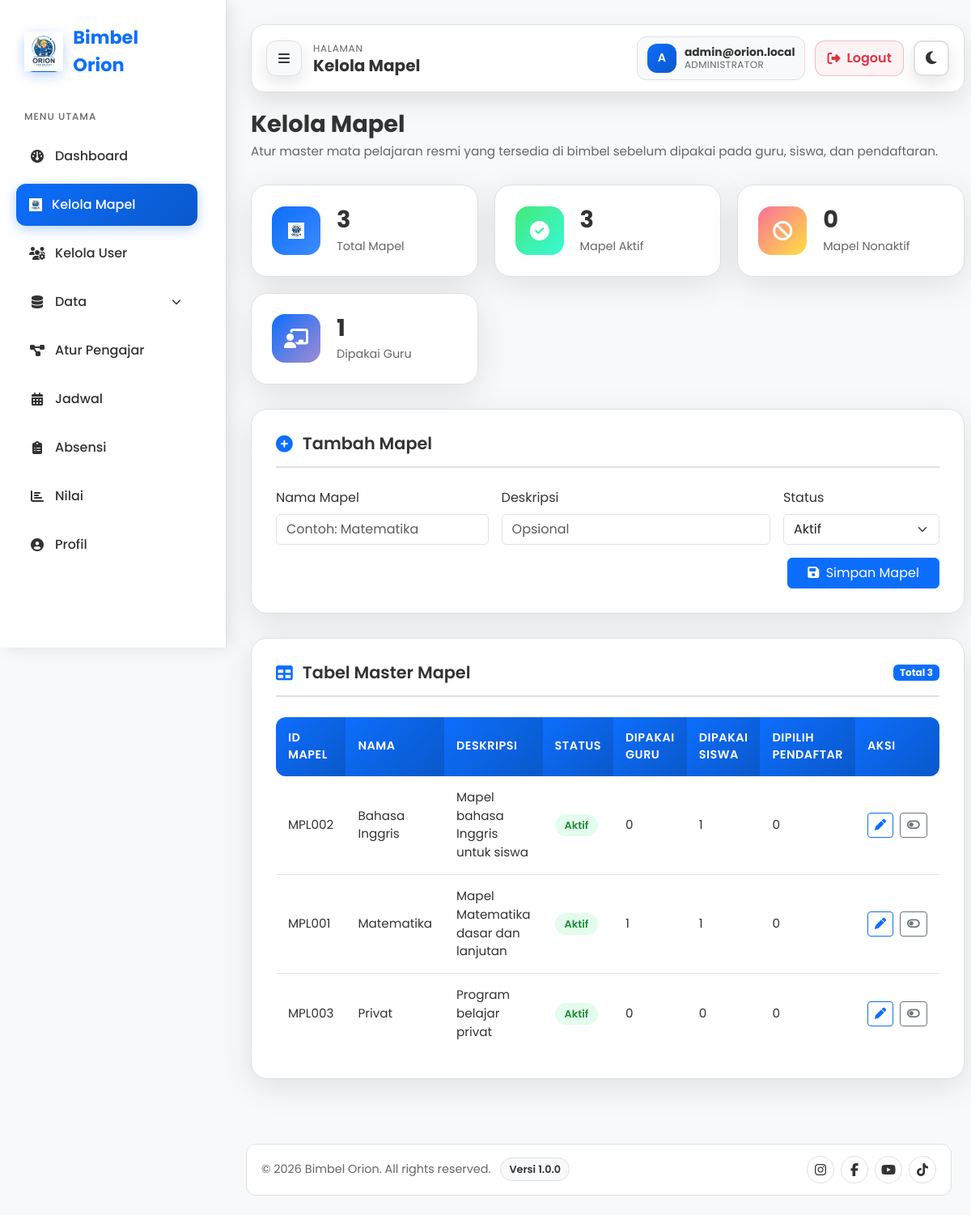
The page /index.php?page=admin-mapel (signed in) on the database its author committed.
### tables this page shows
CREATE TABLE mapel (
  id CHAR(6) NOT NULL,
  nama VARCHAR(100) NOT NULL,
  deskripsi TEXT DEFAULT NULL,
  status ENUM('aktif','nonaktif') NOT NULL DEFAULT 'aktif',
  created_at TIMESTAMP NOT NULL DEFAULT CURRENT_TIMESTAMP,
  PRIMARY KEY (id),
  UNIQUE KEY uk_mapel_nama (nama),
  KEY idx_mapel_status (status)
);

### controllers/BaseController.php (called while the page is built, shortened)
<?php
abstract class BaseController
{
  protected function render(string $view, array $data = []): void
  {
    $data['csrf_token'] = $data['csrf_token'] ?? SessionHelper::getCsrfToken();
    $data['current_user_id'] = $data['current_user_id'] ?? SessionHelper::getUserId();
    $data['current_user_role'] = $data['current_user_role'] ?? SessionHelper::getUserRole();
    $data['current_user_name'] = $data['current_user_name'] ?? ($_SESSION['nama'] ?? null);
    $data['flash'] = $data['flash'] ?? SessionHelper::getFlash();
    extract($data);
    $viewRelative = str_replace(['/', '\\'], DIRECTORY_SEPARATOR, $view) . '.php';
    $viewPath = __DIR__ . '/../views/' . $viewRelative;
    require $viewPath;
  }
}

### controllers/admin/mapel/AdminMapelController.php (called while the page is built, shortened)
<?php
require_once __DIR__ . '/../../../models/admin/AdminMapelRepository.php';
class AdminMapelController extends BaseAdminController
{
  private AdminMapelRepository $mapelRepository;
  public function __construct()
  {
    $this->mapelRepository = new AdminMapelRepository();
  }
  public function mapel(): void
  {
    $mapel = $this->mapelRepository->getMapelList();
    $summary = $this->mapelRepository->getSummary($mapel);
    $this->render('admin/mapel', compact(
      'pageTitle',
      'activePage',
      'mapel',
      'summary',
      'error',
      'success'
    ));
  }
}

### core/Router.php (called while the page is built, shortened)
<?php
require_once __DIR__ . '/../controllers/admin/mapel/AdminMapelController.php';
class Router
{
  private function requireRole(string $role, callable $callback): void
  {
    $callback();
  }
}

### index.php (called while the page is built, shortened)
<?php
require_once __DIR__ . '/config/database.php';
require_once __DIR__ . '/core/Router.php';
$page = $_GET['page'] ?? 'index';
$page = preg_replace('/[^a-zA-Z0-9_\-]/', '', $page);
$router = new Router();
$router->dispatch($page);

### config/database.php (called while the page is built, shortened)
<?php
function getDB(): PDO {
    static $pdo = null;
    $dsn = "mysql:host=" . DB_HOST . ";dbname=" . DB_NAME . ";charset=" . DB_CHAR;
    $options = [
        PDO::ATTR_ERRMODE            => PDO::ERRMODE_EXCEPTION,
        PDO::ATTR_DEFAULT_FETCH_MODE => PDO::FETCH_ASSOC,
        PDO::ATTR_EMULATE_PREPARES   => false,
    ];
    try {
        $pdo = new PDO($dsn, DB_USER, DB_PASS, $options);
        $pdo->exec("SET NAMES utf8mb4 COLLATE utf8mb4_general_ci");
    } catch (PDOException $e) {
        error_log("DB Error: " . $e->getMessage());
        die(json_encode(['error' => 'Koneksi database gagal.']));
    }
    return $pdo;
}

### models/admin/AdminMapelRepository.php (called while the page is built, shortened)
<?php
require_once __DIR__ . '/../../config/database.php';
class AdminMapelRepository
{
  private PDO $db;
  public function __construct(?PDO $db = null, ?IdCounterModel $idCounterModel = null)
  {
    $this->db = $db ?? getDB();
    $this->ensureSchema();
  }
  public function getMapelList(): array
  {
    $stmt = $this->db->query("
      SELECT
        m.id,
        m.nama,
        m.deskripsi,
        m.status,
        COALESCE(g.cnt, 0) AS total_guru,
        COALESCE(sm.cnt, 0) AS total_siswa,
        COALESCE(pm.cnt, 0) AS total_pendaftar
      FROM mapel m
      LEFT JOIN (
        SELECT mapel_id, COUNT(*) AS cnt
        FROM guru
        GROUP BY mapel_id
      ) g ON g.mapel_id = m.id
      LEFT JOIN (
        SELECT mapel_id, COUNT(*) AS cnt
        FROM siswa_mapel
        GROUP BY mapel_id
      ) sm ON sm.mapel_id = m.id
      LEFT JOIN (
        SELECT mapel_id, COUNT(*) AS cnt
        FROM pendaftaran_mapel
        GROUP BY mapel_id
      ) pm ON pm.mapel_id = m.id
      ORDER BY
        CASE WHEN m.status = 'aktif' THEN 0 ELSE 1 END,
        CASE WHEN LOWER(m.nama) = 'privat' THEN 1 ELSE 0 END,
        m.nama ASC
    ");
    return $stmt->fetchAll();
  }
  public function getSummary(array $mapelList): array
  {
    $total = count($mapelList);
    $aktif = count(array_filter($mapelList, fn($row) => ($row['status'] ?? 'aktif') === 'aktif'));
    $nonaktif = $total - $aktif;
    $dipakaiGuru = count(array_filter($mapelList, fn($row) => (int)($row['total_guru'] ?? 0) > 0));
    return [
      'total' => $total,
      'aktif' => $aktif,
      'nonaktif' => $nonaktif,
      'dipakai_guru' => $dipakaiGuru,
    ];
  }
  private function ensureSchema(): void
  {
    $hasStatus = $this->columnExists('mapel', 'status');
    $this->db->exec("
      UPDATE mapel
      SET status = 'aktif'
      WHERE status IS NULL OR status = ''
    ");
  }
  private function columnExists(string $table, string $column): bool
  {
    $stmt = $this->db->prepare("
      SELECT COUNT(*)
      FROM information_schema.COLUMNS
      WHERE TABLE_SCHEMA = DATABASE()
        AND TABLE_NAME = ?
        AND COLUMN_NAME = ?
    ");
    $stmt->execute([$table, $column]);
    return (int)$stmt->fetchColumn() > 0;
  }
}

### views/admin/mapel.php (the view, shortened to what this page needs)
<?php require __DIR__ . '/../layouts/header.php'; ?>
<div class="dashboard-container">
  <?php require __DIR__ . '/../layouts/sidebar.php'; ?>
  <main class="main-content">
    <?php require __DIR__ . '/../layouts/dashboard-navbar.php'; ?>
    <div class="page-header animate-fade-in">
      <h1>Kelola Mapel</h1>
      <p>Atur master mata pelajaran resmi yang tersedia di bimbel sebelum dipakai pada guru, siswa, dan pendaftaran.</p>
    </div>
    <div class="stats-grid">
      <div class="stat-card animate-fade-in delay-1">
        <div class="icon blue"><img src="public/image/logo-bimbel-orion.jpg" alt="Logo Bimbel Orion" style="width: 20px; height: 20px; object-fit: contain;"></div>
        <div class="info">
          <h3><?= (int)($summary['total'] ?? 0) ?></h3>
          <p>Total Mapel</p>
        </div>
      </div>
      <div class="stat-card animate-fade-in delay-2">
        <div class="icon green"><i class="fas fa-circle-check"></i></div>
        <div class="info">
          <h3><?= (int)($summary['aktif'] ?? 0) ?></h3>
          <p>Mapel Aktif</p>
        </div>
      </div>
      <div class="stat-card animate-fade-in delay-3">
        <div class="icon orange"><i class="fas fa-ban"></i></div>
        <div class="info">
          <h3><?= (int)($summary['nonaktif'] ?? 0) ?></h3>
          <p>Mapel Nonaktif</p>
        </div>
      </div>
      <div class="stat-card animate-fade-in delay-4">
        <div class="icon purple"><i class="fas fa-chalkboard-user"></i></div>
        <div class="info">
          <h3><?= (int)($summary['dipakai_guru'] ?? 0) ?></h3>
          <p>Dipakai Guru</p>
        </div>
      </div>
    </div>
    <div class="content-card animate-fade-in">
      <div class="card-header">
        <h3><i class="fas fa-plus-circle"></i> Tambah Mapel</h3>
      </div>
      <form method="POST" action="index.php?page=admin-mapel" class="row g-3">
        <div class="col-lg-4">
          <label class="form-label">Nama Mapel</label>
          <input type="text" class="form-control" name="nama" maxlength="100" placeholder="Contoh: Matematika" required>
        </div>
        <div class="col-lg-5">
          <label class="form-label">Deskripsi</label>
          <input type="text" class="form-control" name="deskripsi" maxlength="255" placeholder="Opsional">
        </div>
        <div class="col-lg-3">
          <label class="form-label">Status</label>
          <select class="form-select" name="status" required>
            <option value="aktif">Aktif</option>
          </select>
        </div>
        <div class="col-12 d-flex justify-content-end">
          <button type="submit" class="btn btn-primary px-4">
            <i class="fas fa-save me-1"></i> Simpan Mapel
          </button>
        </div>
      </form>
    </div>
    <div class="content-card animate-fade-in">
      <div class="card-header">
        <h3><i class="fas fa-table"></i> Tabel Master Mapel</h3>
        <span class="badge bg-primary">Total <?= (int)($summary['total'] ?? 0) ?></span>
      </div>
      <div class="table-responsive">
        <table class="table-custom">
          <thead>
            <tr>
              <th>ID Mapel</th>
              <th>Nama</th>
              <th>Deskripsi</th>
              <th>Status</th>
              <th>Dipakai Guru</th>
              <th>Dipakai Siswa</th>
              <th>Dipilih Pendaftar</th>
              <th>Aksi</th>
            </tr>
          </thead>
          <tbody>
            <?php if (!empty($mapel)): ?>
              <?php foreach ($mapel as $row): ?>
                <?php
                  $status = ($row['status'] ?? 'aktif') === 'nonaktif' ? 'nonaktif' : 'aktif';
                  $statusClass = $status === 'aktif' ? 'badge-aktif' : 'badge-nonaktif';
                  $statusLabel = $status === 'aktif' ? 'Aktif' : 'Nonaktif';
                ?>
                <tr>
                  <td><?= htmlspecialchars($row['id']) ?></td>
                  <td><?= htmlspecialchars($row['nama'] ?? '-') ?></td>
                  <td><?= htmlspecialchars(trim((string)($row['deskripsi'] ?? '')) !== '' ? $row['deskripsi'] : '-') ?></td>
                  <td><span class="badge-status <?= $statusClass ?>"><?= htmlspecialchars($statusLabel) ?></span></td>
                  <td><?= (int)($row['total_guru'] ?? 0) ?></td>
                  <td><?= (int)($row['total_siswa'] ?? 0) ?></td>
                  <td><?= (int)($row['total_pendaftar'] ?? 0) ?></td>
                  <td class="text-nowrap">
                    <button
                      type="button"
                      class="btn btn-sm btn-outline-primary me-1 edit-mapel-btn"
                      data-bs-toggle="modal"
                      data-bs-target="#editMapelModal"
                      data-id="<?= htmlspecialchars($row['id']) ?>"
                      data-nama="<?= htmlspecialchars($row['nama'] ?? '') ?>"
                      data-deskripsi="<?= htmlspecialchars($row['deskripsi'] ?? '') ?>"
                      data-status="<?= htmlspecialchars($status) ?>"
                    >
                      <i class="fas fa-pen"></i>
                    </button>
                    <form method="POST" action="index.php?page=admin-mapel" class="d-inline">
                      <button type="submit" class="btn btn-sm btn-outline-secondary" title="<?= $status === 'aktif' ? 'Nonaktifkan' : 'Aktifkan' ?>">
                        <i class="fas <?= $status === 'aktif' ? 'fa-toggle-off' : 'fa-toggle-on' ?>"></i>
                      </button>
                    </form>
                  </td>
                </tr>
              <?php endforeach; ?>
            <?php endif; ?>
          </tbody>
        </table>
      </div>
    </div>
  </main>
</div>
<?php require __DIR__ . '/../layouts/footer.php'; ?>

### rows shown on the page
mapel: id "MPL002", nama "Bahasa Inggris", deskripsi "Mapel bahasa Inggris untuk siswa", status "Aktif", total_guru "0", total_siswa "1", total_pendaftar "0"
mapel: id "MPL001", nama "Matematika", deskripsi "Mapel Matematika dasar dan lanjutan", status "Aktif", total_guru "1", total_siswa "1", total_pendaftar "0"
mapel: id "MPL003", nama "Privat", deskripsi "Program belajar privat", status "Aktif", total_guru "0", total_siswa "0", total_pendaftar "0"

### other values the page prints
$menu['label'] "Dashboard"
$menu['label'] "Kelola Mapel"
$menu['label'] "Kelola User"
$menu['label'] "Data"
$menu['label'] "Atur Pengajar"
$menu['label'] "Jadwal"
$menu['label'] "Absensi"
$menu['label'] "Nilai"
$menu['label'] "Profil"
$pageHeading "Kelola Mapel"
$initial "A"
$nama "admin@orion.local"
$roleLabel "ADMINISTRATOR"
$summary['total'] "3"
$summary['aktif'] "3"
